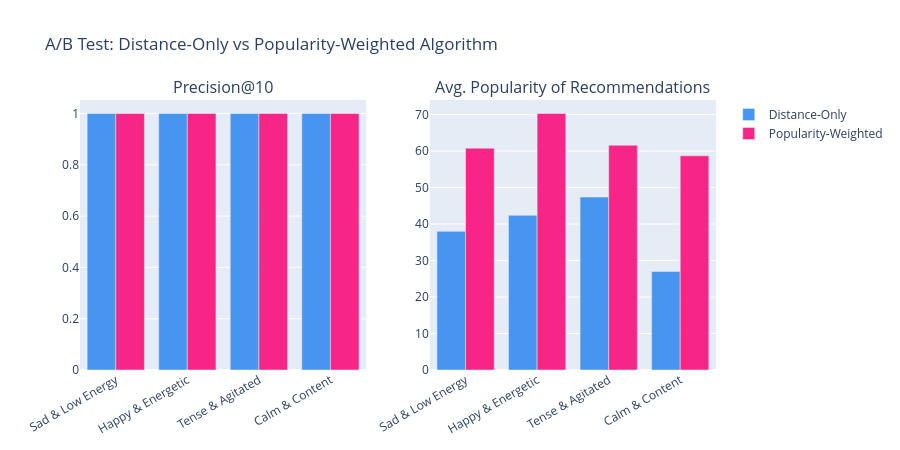

Notebook code for this chart:
### Code cell
# Plot A/B comparison
fig = make_subplots(rows=1, cols=2,
                    subplot_titles=['Precision@10', 'Avg. Popularity of Recommendations'])

for algo, color in zip(['Distance-Only', 'Popularity-Weighted'], ['#4895ef', '#f72585']):
    subset = ab_df[ab_df['algo'] == algo]
    fig.add_trace(go.Bar(x=subset['mood'], y=subset['precision_at_k'],
                         name=algo, marker_color=color), row=1, col=1)
    fig.add_trace(go.Bar(x=subset['mood'], y=subset['avg_popularity'],
                         name=algo, marker_color=color, showlegend=False), row=1, col=2)

fig.update_layout(title='A/B Test: Distance-Only vs Popularity-Weighted Algorithm',
                  barmode='group', height=450)
fig.update_xaxes(tickangle=-30)
fig.show()

### Figure 1 — Plotly figure (JSON) as saved in the notebook; plotly's stock layout.template omitted (floating-point values rounded to 4 significant figures)
{"data": [{"marker": {"color": "#4895ef"}, "name": "Distance-Only", "type": "bar", "x": ["Sad & Low Energy", "Happy & Energetic", "Tense & Agitated", "Calm & Content"], "xaxis": "x", "y": [1.0, 1.0, 1.0, 1.0], "yaxis": "y"}, {"marker": {"color": "#4895ef"}, "name": "Distance-Only", "showlegend": false, "type": "bar", "x": ["Sad & Low Energy", "Happy & Energetic", "Tense & Agitated", "Calm & Content"], "xaxis": "x2", "y": [38.0, 42.4, 47.4, 27.0], "yaxis": "y2"}, {"marker": {"color": "#f72585"}, "name": "Popularity-Weighted", "type": "bar", "x": ["Sad & Low Energy", "Happy & Energetic", "Tense & Agitated", "Calm & Content"], "xaxis": "x", "y": [1.0, 1.0, 1.0, 1.0], "yaxis": "y"}, {"marker": {"color": "#f72585"}, "name": "Popularity-Weighted", "showlegend": false, "type": "bar", "x": ["Sad & Low Energy", "Happy & Energetic", "Tense & Agitated", "Calm & Content"], "xaxis": "x2", "y": [60.8, 70.3, 61.6, 58.7], "yaxis": "y2"}], "layout": {"annotations": [{"font": {"size": 16}, "showarrow": false, "text": "Precision@10", "x": 0.225, "xanchor": "center", "xref": "paper", "y": 1.0, "yanchor": "bottom", "yref": "paper"}, {"font": {"size": 16}, "showarrow": false, "text": "Avg. Popularity of Recommendations", "x": 0.775, "xanchor": "center", "xref": "paper", "y": 1.0, "yanchor": "bottom", "yref": "paper"}], "barmode": "group", "height": 450, "title": {"text": "A/B Test: Distance-Only vs Popularity-Weighted Algorithm"}, "xaxis": {"anchor": "y", "domain": [0.0, 0.45], "tickangle": -30}, "xaxis2": {"anchor": "y2", "domain": [0.55, 1.0], "tickangle": -30}, "yaxis": {"anchor": "x", "domain": [0.0, 1.0]}, "yaxis2": {"anchor": "x2", "domain": [0.0, 1.0]}}}
